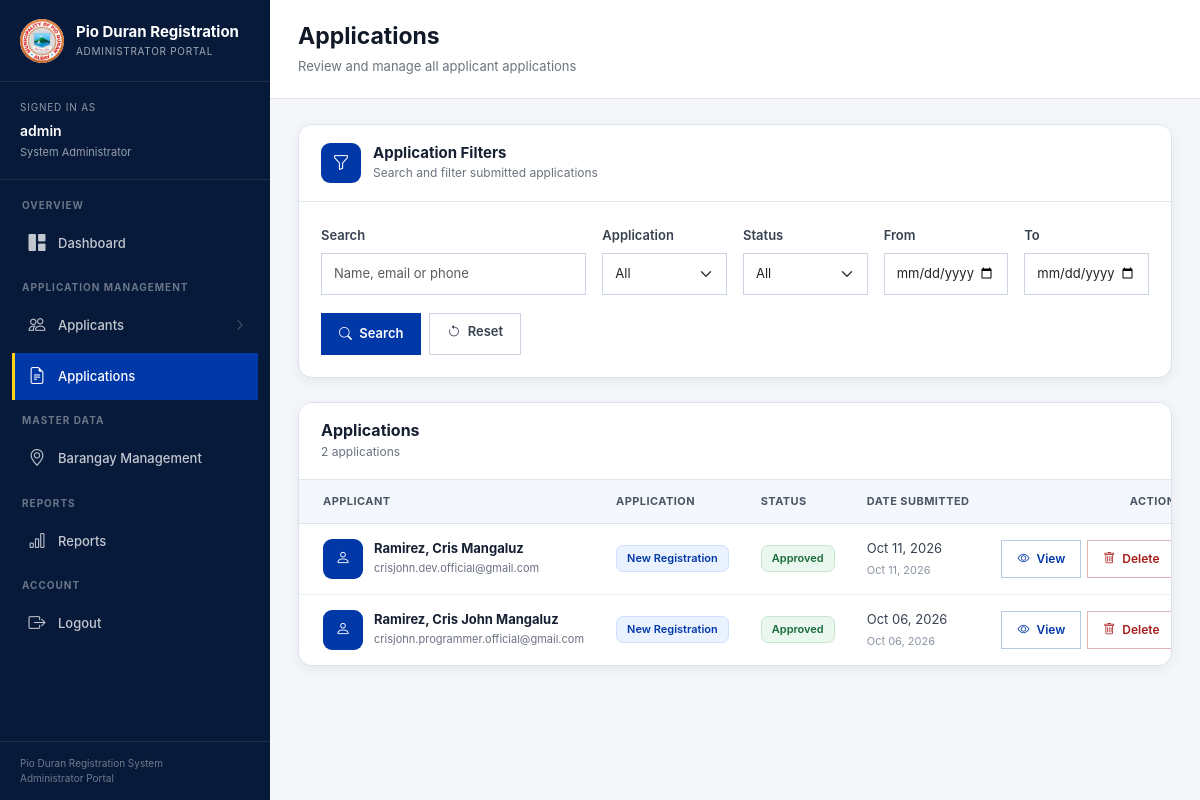
The app's page /comelec/admin-applications/ (signed in), older data.
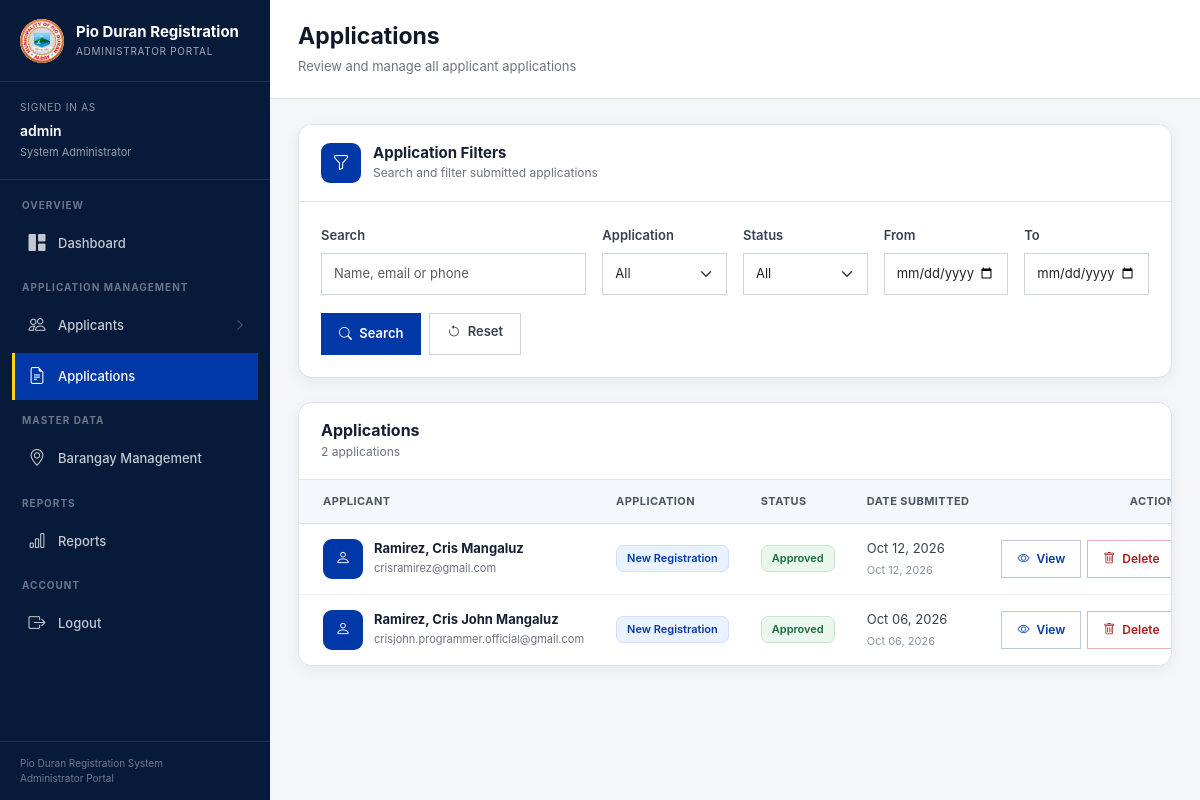
The same page, newer data.
### Applicants/models.py (models this page shows)
class Applicant(models.Model):
    APPLICATION_CHOICES = [
        ("NEW", "New Registration"),
        ("UPDATE", "Update Information"),
        ("TRANSFER", "Transfer"),
        ("REACTIVATION", "Reactivation"),
        ("REINSTATEMENT", "Reinstatement"),
    ]
    APPLICATION_STATUS = [
        ("APPROVED", "Approved"),
        ("DISAPPROVED", "Disapproved"),
        ("PENDING", "Pending"),
        ("REVIEW", "Review"),
    ]
    PWD_CHOICES = [
        ("NO", "Not PWD"),
        ("VISUAL", "Visual Disability"),
        ("HEARING", "Hearing Disability"),
        ("PHYSICAL", "Physical Disability"),
        ("INTELLECTUAL", "Intellectual Disability"),
        ("PSYCHOSOCIAL", "Psychosocial Disability"),
        ("MULTIPLE", "Multiple Disabilities"),
        ("OTHER", "Other"),
    ]
    VERIFICATION_STATUS = [
        ("UNVERIFIED", "Unverified"),
        ("BIOMETRICS_PENDING", "Biometrics Pending"),
        ("VERIFIED", "Verified"),
    ]
    CITIZENSHIP_CHOICES = [
        ("BY_BIRTH", "By Birth"),
        ("NATURALIZED", "Naturalized"),
    ]
    lastname = models.CharField(max_length=255)
    firstname = models.CharField(max_length=255)
    middlename = models.CharField(max_length=255)
    civil_status = models.CharField(max_length=20, null=True, blank=True)
    age = models.IntegerField()
    sex = models.CharField(max_length=20)
    birthdate = models.DateField()
    birthplace = models.CharField(max_length=255)
    civil_status = models.CharField(max_length=20, null=True, blank=True)
    brgy = models.ForeignKey(
        Barangay,
        on_delete=models.SET_NULL,
        null=True,
        blank=True
    )
    province = models.CharField(max_length=255, default="Albay")
    municipality = models.CharField(max_length=255, default="Pio Duran")
    phone = models.CharField(max_length=11)
    email = models.EmailField(unique=True)
    application_type = models.CharField(
        max_length=20,
        choices=APPLICATION_CHOICES,
        default="NEW"
    )
    pwd_status = models.CharField(
        max_length=20,
        choices=PWD_CHOICES,
        default="NO"
    )
    citizenship_status = models.CharField(
        max_length=20,
        choices=CITIZENSHIP_CHOICES,
        default="BY_BIRTH"
    )
    status = models.CharField(
        max_length=20,
        choices=APPLICATION_STATUS,
        default='PENDING'
    )
    verification_status = models.CharField(
        max_length=30,
        choices=VERIFICATION_STATUS,
        default="UNVERIFIED"
    )
    father = models.CharField(max_length=255)
    mother = models.CharField(max_length=255)
    is_active = models.BooleanField(default=True)
    is_senior = models.BooleanField(default=False)
    date_joined = models.DateField(auto_now_add=True)
    office_visit_date = models.DateField(
        null=True,
        blank=True
    )
    office_visit_slot = models.PositiveIntegerField(
        null=True,
        blank=True
    )
    def __str__(self):
        return f"{self.lastname}, {self.firstname} {self.middlename}"

### core/views.py (the view, shortened to what this page needs)
@login_required
def admin_applications(request):
    if not request.user.is_authenticated:
        return redirect("admin-login")
    if not request.user.is_superuser:
        logout(request)
        return redirect("admin-login")
    search = request.GET.get(
        "search",
        ""
    ).strip()
    application_type = request.GET.get(
        "application_type",
        ""
    ).strip()
    status = request.GET.get(
        "status",
        ""
    ).strip()
    date_from = request.GET.get(
        "date_from",
        ""
    ).strip()
    date_to = request.GET.get(
        "date_to",
        ""
    ).strip()
    applications = []
    if not application_type or application_type == "NEW":
        applicants = (
            Applicant.objects
            .all()
            .select_related("brgy")
        )
        if status:
            applicants = applicants.filter(
                status=status
            )
        if date_from:
            applicants = applicants.filter(
                date_joined__gte=date_from
            )
        if date_to:
            applicants = applicants.filter(
                date_joined__lte=date_to
            )
        for applicant in applicants:
            application_date = timezone.make_aware(
                datetime.combine(
                    applicant.date_joined,
                    datetime.min.time()
                )
            )
            applications.append({
                "id": applicant.id,
                "applicant": applicant,
                "applicant_name": str(applicant),
                "type": "NEW",
                "type_display": "New Registration",
                "status": applicant.status,
                "status_display": applicant.get_status_display(),
                "date": application_date,
                "url_name": "admin-application-new-detail",
            })
    if not application_type or application_type == "UPDATE":
        update_requests = (
            ApplicantUpdateRequest.objects
            .all()
            .select_related(
                "applicant",
                "brgy"
            )
        )
        if status:
            update_requests = update_requests.filter(
                status=status
            )
        if date_from:
            update_requests = update_requests.filter(
                requested_at__date__gte=date_from
            )
        if date_to:
            update_requests = update_requests.filter(
                requested_at__date__lte=date_to
            )
    if not application_type or application_type == "TRANSFER":
        transfer_requests = (
            ApplicantTransferRequest.objects
            .all()
            .select_related(
                "applicant",
                "current_brgy",
                "new_brgy"
            )
        )
        if status:
            transfer_requests = transfer_requests.filter(
                status=status
            )
        if date_from:
            transfer_requests = transfer_requests.filter(
                requested_at__date__gte=date_from
            )
        if date_to:
            transfer_requests = transfer_requests.filter(
                requested_at__date__lte=date_to
            )
    if not application_type or application_type == "REACTIVATION":
        reactivation_requests = (
            ApplicantReactivationRequest.objects
            .all()
            .select_related(
                "applicant"
            )
        )
        if status:
            reactivation_requests = reactivation_requests.filter(
                status=status
            )
        if date_from:
            reactivation_requests = reactivation_requests.filter(
                requested_at__date__gte=date_from
            )
        if date_to:
            reactivation_requests = reactivation_requests.filter(
                requested_at__date__lte=date_to
            )
    if not application_type or application_type == "REINSTATEMENT":
        reinstatement_requests = (
            ApplicantReinstatementRequest.objects
            .all()
            .select_related(
                "applicant"
            )
        )
        if status:
            reinstatement_requests = reinstatement_requests.filter(
                status=status
            )
        if date_from:
            reinstatement_requests = reinstatement_requests.filter(
                requested_at__date__gte=date_from
            )
        if date_to:
            reinstatement_requests = reinstatement_requests.filter(
                requested_at__date__lte=date_to
            )
    applications.sort(
        key=lambda item: item["date"],
        reverse=True
    )
    paginator = Paginator(
        applications,
        10
    )
    page_number = request.GET.get(
        "page"
    )
    page_obj = paginator.get_page(
        page_number
    )
    context = {
        "page_obj": page_obj,
        "search": search,
        "application_type": application_type,
        "status": status,
        "date_from": date_from,
        "date_to": date_to,
    }
    return render(
        request,
        "comelec/applications/list.html",
        context
    )

### templates/comelec/applications/list.html (shortened to what the changed rows need)
{% extends "admin.html" %}
{% block page_title %}
Applications
{% endblock %}
{% block content %}
<div class="container-fluid px-0">
    <div class="applications-page">
        <div class="application-list-card">
            <div class="table-responsive">
                <table class="table application-table align-middle">
                    <thead>
                        <tr>
                            <th class="ps-4">
                                Applicant
                            </th>
                            <th>
                                Application
                            </th>
                            <th>
                                Status
                            </th>
                            <th>
                                Date Submitted
                            </th>
                            <th class="text-end pe-4">
                                Action
                            </th>
                        </tr>
                    </thead>
                    <tbody>
                        {% for application in page_obj %}
                        <tr>
                            <td class="ps-4">
                                <div class="applicant-wrapper">
                                    <div class="applicant-icon">
                                        <i class="bi bi-person"></i>
                                    </div>
                                    <div>
                                        <div class="applicant-name">
                                            {{ application.applicant_name }}
                                        </div>
                                        {% if application.applicant.email %}
                                        <span class="applicant-email">
                                            {{ application.applicant.email }}
                                        </span>
                                        {% endif %}
                                    </div>
                                </div>
                            </td>
                            <td>
                                {% if application.type == "NEW" %}
                                    <span class="application-badge application-new">
                                        New Registration
                                    </span>
                                {% elif application.type == "UPDATE" %}
                                    <span class="application-badge application-update">
                                        Update / Correction
                                    </span>
                                {% elif application.type == "TRANSFER" %}
                                    <span class="application-badge application-transfer">
                                        Transfer
                                    </span>
                                {% elif application.type == "REACTIVATION" %}
                                    <span class="application-badge application-reactivation">
                                        Reactivation
                                    </span>
                                {% elif application.type == "REINSTATEMENT" %}
                                    <span class="application-badge application-reinstatement">
                                        Reinstatement
                                    </span>
                                {% endif %}
                            </td>
                            <td>
                                {% if application.status == "PENDING" %}
                                    <span class="status-badge status-pending">
                                        Pending
                                    </span>
                                {% elif application.status == "REVIEW" %}
                                    <span class="status-badge status-review">
                                        Review
                                    </span>
                                {% elif application.status == "APPROVED" %}
                                    <span class="status-badge status-approved">
                                        Approved
                                    </span>
                                {% elif application.status == "DISAPPROVED" %}
                                    <span class="status-badge status-disapproved">
                                        Disapproved
                                    </span>
                                {% else %}
                                    <span class="status-badge status-default">
                                        {{ application.status_display }}
                                    </span>
                                {% endif %}
                            </td>
                            <td>
                                {% if application.date %}
                                    <span class="application-date">
                                        {{ application.date|date:"M d, Y" }}
                                    </span>
                                    <span class="application-time">
                                        {{ application.date|date:"M d, Y" }}
                                    </span>
                                {% else %}
                                    <span class="text-muted">
                                        —
                                    </span>
                                {% endif %}
                            </td>
                            <td class="text-end pe-4">
                                <div class="application-action-group">
                                    {% if application.url_name %}
                                        <a
                                            href="{% url application.url_name application.id %}"
                                            class="btn btn-sm application-view-btn"
                                        >
                                            <i class="bi bi-eye me-1"></i>
                                            View
                                        </a>
                                    {% endif %}
                                    <form
                                        method="POST"
                                        action="{% url 'delete-application' application.id %}"
                                        class="d-inline"
                                        onsubmit="return confirm('Are you sure you want to delete this application? This action cannot be undone.');"
                                    >
                                        <button
                                            type="submit"
                                            class="btn btn-sm application-delete-btn"
                                        >
                                            <i class="bi bi-trash me-1"></i>
                                            Delete
                                        </button>
                                    </form>
                                </div>
                            </td>
                        </tr>
                        {% endfor %}
                    </tbody>
                </table>
            </div>
        </div>
    </div>
</div>
{% endblock %}

Row changes from the older to the newer data that the page shows:
removed Applicant: applicant_name "Ramirez, Cris Mangaluz", applicant.email "crisjohn.dev.official@gmail.com", status "Approved", date "Oct 11, 2026"
added Applicant: applicant_name "Ramirez, Cris Mangaluz", applicant.email "crisramirez@gmail.com", status "Approved", date "Oct 12, 2026"
